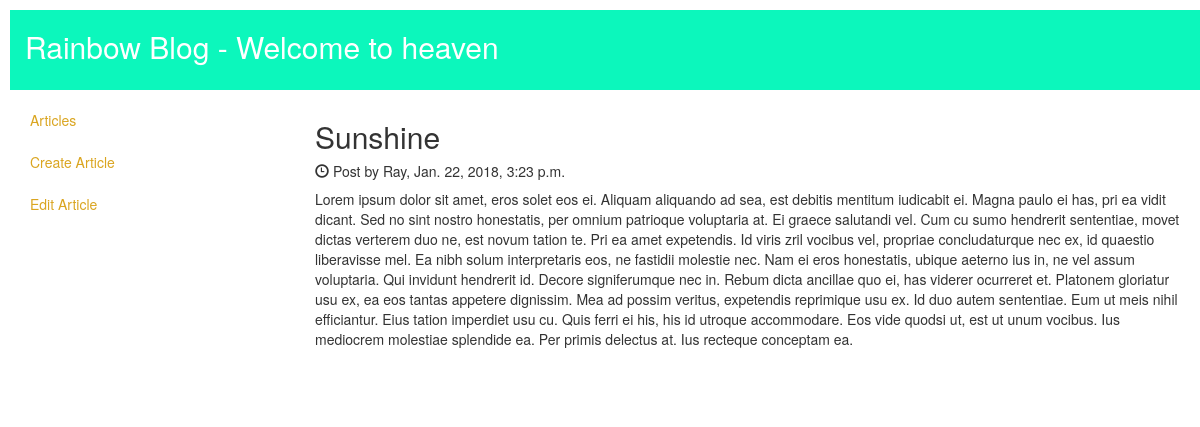
The page /articles/detail/1/ on the database its author committed.
### articles/models.py (models this page shows, shortened)
class Articles (models.Model):
    title = models.CharField(max_length = 255)
    description = models.TextField()
    author = models.CharField(max_length = 255)
    created_at = models.DateTimeField(auto_now_add = True)
    updated_at = models.DateTimeField(auto_now = True)

### articles/views.py (the view)
# urls.py: url(r'^detail/(?P<pk>\d+)/$', views.detail_articles, name = 'detail_articles'),
def detail_articles(request, pk):
    detail_articles = Articles.objects.get(pk=pk)
    context = {'articles': detail_articles}
    return render(request, 'articles/detailArticles.html', context)

### articles/templates/articles/detailArticles.html
{% extends 'articles/base.html' %}
{% block content %}
<h2>{{ articles.title }}</h2>
<h5><span class="glyphicon glyphicon-time"></span> Post by {{ articles.author }}, {{ articles.created_at }}</h5>
<p>{{ articles.description }}</p>
<br><br>
{% endblock %}
{% block menu %}
	<ul class="nav nav-pills nav-stacked">
        <li class=""><a href="{% url 'articles:list_articles' %}" style=color:goldenrod>Articles</a></li>
        <li class=""><a href="{% url 'articles:create_articles' %}" style=color:goldenrod>Create Article</a></li>
        <li class=""><a href="{% url 'articles:edit_articles' %}" style=color:goldenrod>Edit Article</a></li>
      </ul>
{% endblock %}

### rows shown on the page
Articles: title "Sunshine", author "Ray", created_at "Jan. 22, 2018, 3:23 p.m.", description "Lorem ipsum dolor sit amet, eros solet eos ei. Aliquam aliquando ad sea, est debitis mentitum iudicabit ei. Magna paulo ei has, pri ea vidit dicant. Sed no sint nostro honestatis, per omnium patrioque voluptaria at. Ei graece salutandi vel. Cum cu sumo hendrerit sententiae, movet dictas verterem duo ne, est novum tation te. Pri ea amet expetendis. Id viris zril vocibus vel, propriae concludaturque nec ex, id quaestio liberavisse mel. Ea nibh solum interpretaris eos, ne fastidii molestie nec. Nam ei eros honestatis, ubique aeterno ius in, ne vel assum voluptaria. Qui invidunt hendrerit id. Decore signiferumque nec in. Rebum dicta ancillae quo ei, has viderer ocurreret et. Platonem gloriatur…"
